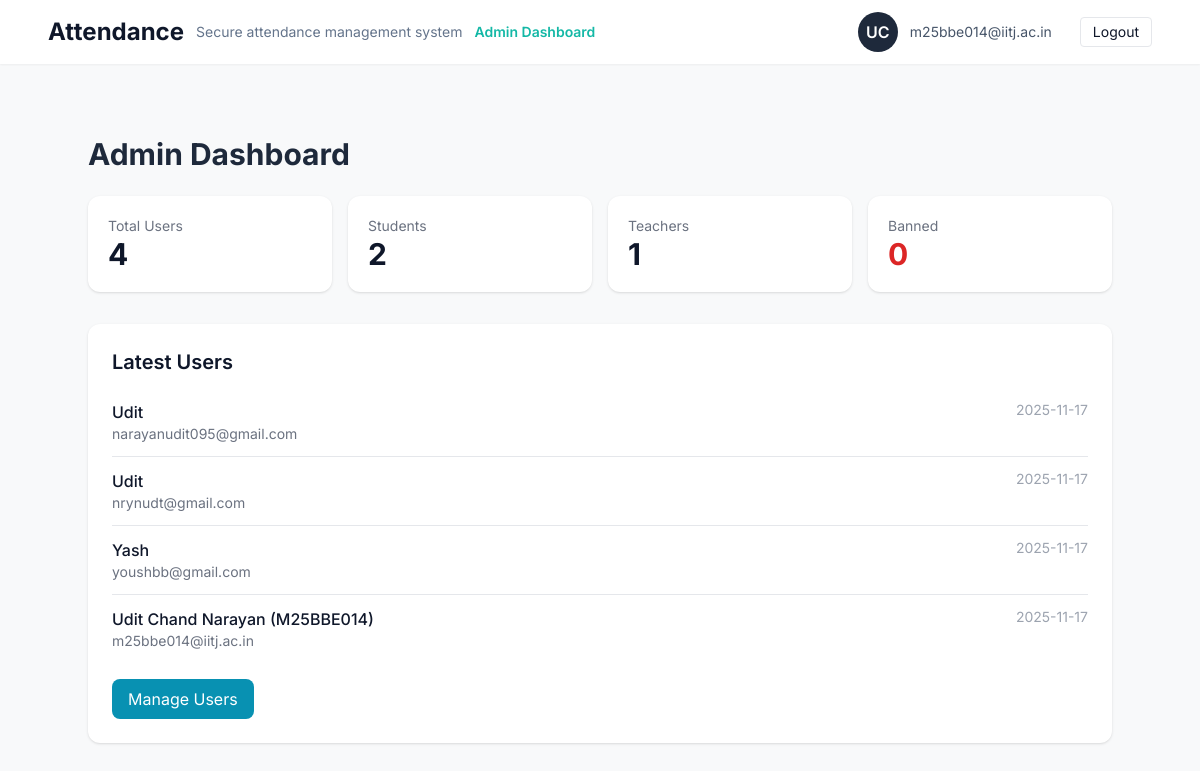
Page /admin/ (signed in) on the committed database.
### app/models.py (models this page shows, shortened)
class User(db.Model, UserMixin):
    __tablename__ = "users"
    id = db.Column(db.Integer, primary_key=True)
    name = db.Column(db.String(200))
    email = db.Column(db.String(255), unique=True, index=True, nullable=False)
    role = db.Column(db.String(50), default="student")   # student | teacher | admin
    is_banned = db.Column(db.Boolean, default=False)
    device_fingerprint = db.Column(db.String(500))
    created_at = db.Column(db.DateTime, default=datetime.utcnow)
    last_login = db.Column(db.DateTime)
    last_active_at = db.Column(db.DateTime)
    attendance_records = db.relationship("AttendanceRecord", backref="student", lazy=True)

### app/admin.py (the view)
@admin_bp.route("/")
@login_required
@admin_required
def index():
    total_users = User.query.count()
    total_students = User.query.filter_by(role="student").count()
    total_teachers = User.query.filter_by(role="teacher").count()
    banned_count = User.query.filter_by(is_banned=True).count()
    latest = User.query.order_by(User.created_at.desc()).limit(6).all()
    return render_template("admin/dashboard.html",
                           total_users=total_users,
                           total_students=total_students,
                           total_teachers=total_teachers,
                           banned_count=banned_count,
                           latest=latest)

### app/admin.py (called while the page is built)
def admin_required(f):
    @wraps(f)
    def wrapper(*args, **kwargs):
        if not current_user.is_authenticated:
            return redirect(url_for("auth.login"))
        if not (current_user.role == "admin" or current_user.email in current_app.config["ADMINS"]):
            flash("Admin access required", "danger")
            return redirect(url_for("main.dashboard"))
        return f(*args, **kwargs)
    return wrapper

### app/templates/admin/dashboard.html (shortened to what this page needs)
{% extends "base.html" %}
{% block content %}
<div class="max-w-5xl mx-auto py-10">
    <h1 class="text-3xl font-bold mb-6 text-slate-800">Admin Dashboard</h1>
    <div class="grid grid-cols-1 md:grid-cols-4 gap-4 mb-8">
        <div class="bg-white p-5 rounded-xl shadow">
            <p class="text-gray-500 text-sm">Total Users</p>
            <p class="text-3xl font-bold">{{ total_users }}</p>
        </div>
        <div class="bg-white p-5 rounded-xl shadow">
            <p class="text-gray-500 text-sm">Students</p>
            <p class="text-3xl font-bold">{{ total_students }}</p>
        </div>
        <div class="bg-white p-5 rounded-xl shadow">
            <p class="text-gray-500 text-sm">Teachers</p>
            <p class="text-3xl font-bold">{{ total_teachers }}</p>
        </div>
        <div class="bg-white p-5 rounded-xl shadow">
            <p class="text-gray-500 text-sm">Banned</p>
            <p class="text-3xl font-bold text-red-600">{{ banned_count }}</p>
        </div>
    </div>
    <div class="bg-white p-6 rounded-xl shadow">
        <h2 class="text-xl font-semibold mb-3">Latest Users</h2>
        <ul class="divide-y">
            {% for u in latest %}
            <li class="py-3 flex justify-between">
                <div>
                    <p class="font-medium">{{ u.name or 'No Name' }}</p>
                    <p class="text-gray-500 text-sm">{{ u.email }}</p>
                </div>
                <div class="text-gray-400 text-sm">{{ u.created_at.strftime('%Y-%m-%d') }}</div>
            </li>
            {% endfor %}
        </ul>
        <a href="{{ url_for('admin.users') }}"
           class="mt-4 inline-block bg-cyan-600 text-white px-4 py-2 rounded-lg hover:bg-cyan-700">
           Manage Users
        </a>
    </div>
</div>
{% endblock %}

### app/templates/base.html (shortened to what this page needs)
<!doctype html>
<html>
<head>
  <script src="https://cdn.tailwindcss.com"></script>
</head>
<body>
  <nav class="bg-white shadow-sm">
    <div class="max-w-6xl mx-auto px-6 py-3 flex items-center justify-between">
      <div class="flex items-center space-x-3">
        <div class="text-2xl font-bold">Attendance</div>
        <div class="text-sm text-slate-500">Secure attendance management system</div>
        {% if current_user.is_authenticated and current_user.role == 'admin' %}
          <a href="{{ url_for('admin.index') }}"
             class="ml-6 text-sm font-semibold text-[var(--cyan)] hover:underline">
             Admin Dashboard
          </a>
        {% endif %}
      </div>
      <div>
        {% if current_user.is_authenticated %}
          <div class="flex items-center gap-3">
            <div class="w-10 h-10 bg-[#1E293B] text-white rounded-full flex items-center justify-center font-semibold">
              {{ current_user.name.split(' ')[0][:1] }}{{ (current_user.name.split(' ')[1][:1] if current_user.name.split(' ')|length>1 else '') }}
            </div>
            <div class="text-sm text-slate-600">{{ current_user.email }}</div>
            <a href="{{ url_for('auth.logout') }}"
               class="ml-4 border px-3 py-1 rounded text-sm hover:bg-slate-100">
               Logout
            </a>
          </div>
        {% else %}
          <a href="{{ url_for('auth.login') }}" class="px-4 py-2 btn-primary rounded">Sign in</a>
        {% endif %}
      </div>
    </div>
  </nav>
  <main class="max-w-6xl mx-auto mt-8 px-6">
    {% block content %}{% endblock %}
  </main>
</body>
</html>

### app/templates/base.html (style rules this page uses)
:root { --cyan:#14B8A6; --navy:#1E293B; --danger:#EF4444; }
body { font-family: 'Inter', system-ui, -apple-system, "Segoe UI", Roboto, "Helvetica Neue", Arial; background: #F8F9FA; color: #0F172A; }

### rows in the picture
User: name "U", name "C", email "m25bbe014@iitj.ac.in", name "Udit Chand Narayan (M25BBE014)", created_at "2025-11-17"
User: name "Udit", email "narayanudit095@gmail.com", created_at "2025-11-17"
User: name "Udit", email "nrynudt@gmail.com", created_at "2025-11-17"
User: name "Yash", email "youshbb@gmail.com", created_at "2025-11-17"

### other values in the picture
{{ total_users }} "4"
{{ total_students }} "2"
{{ total_teachers }} "1"
{{ banned_count }} "0"
